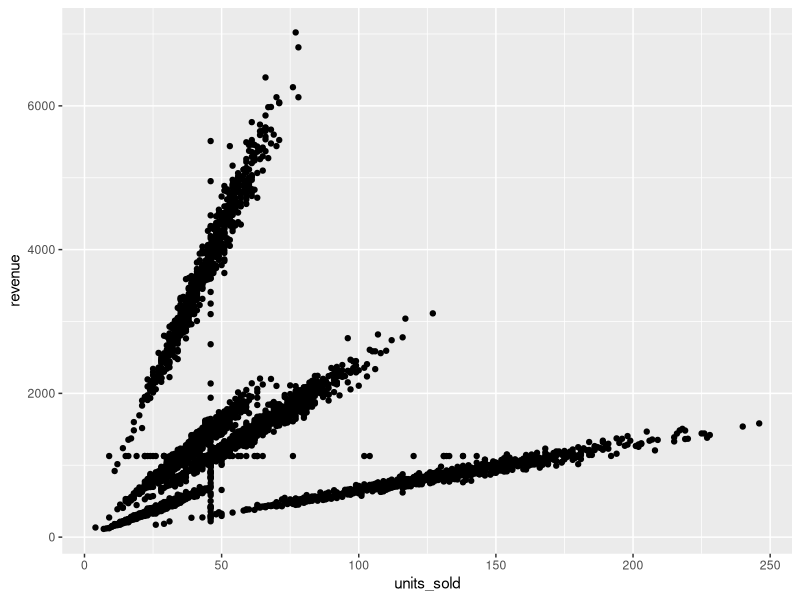
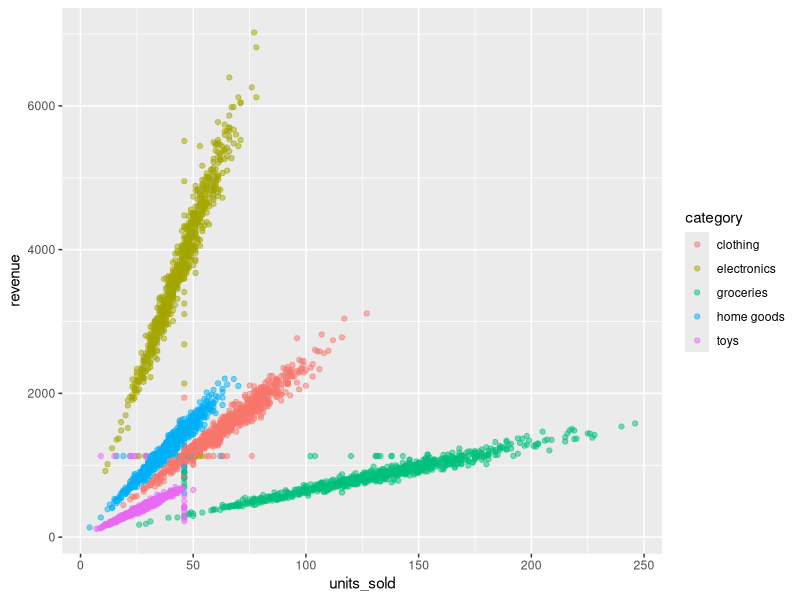
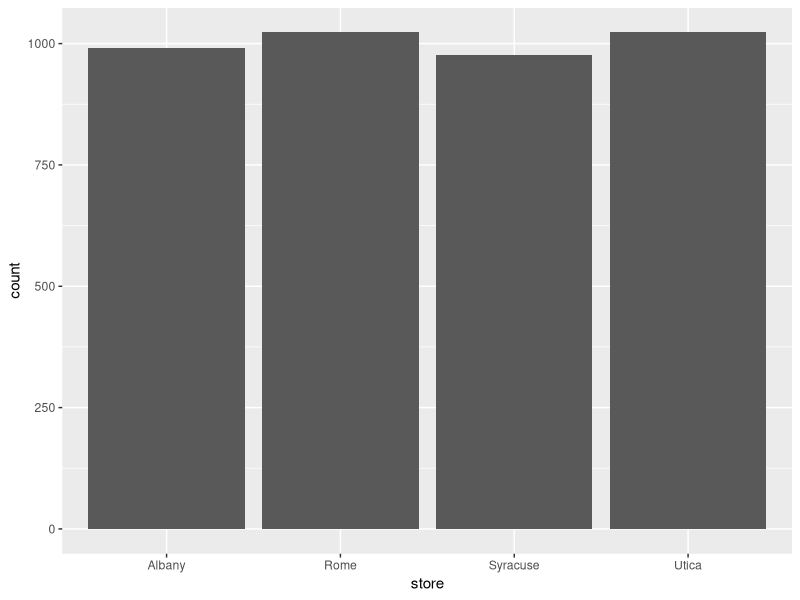
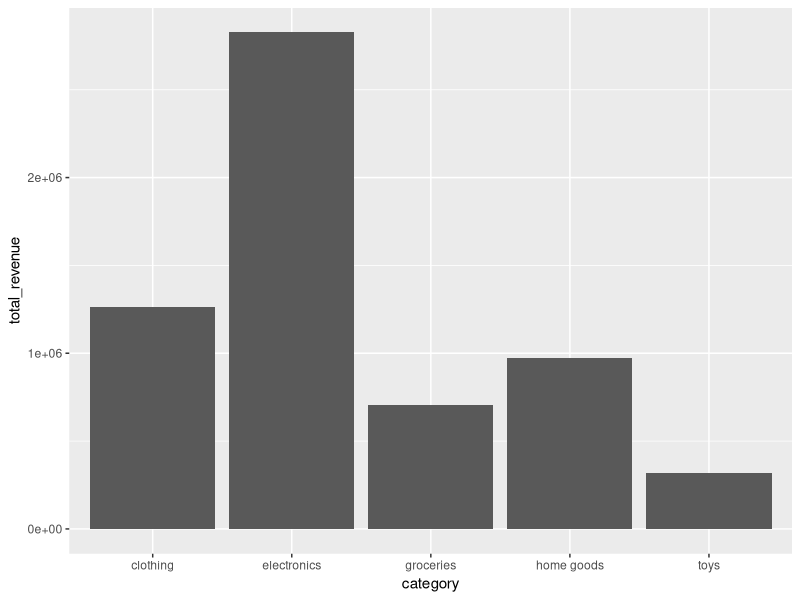
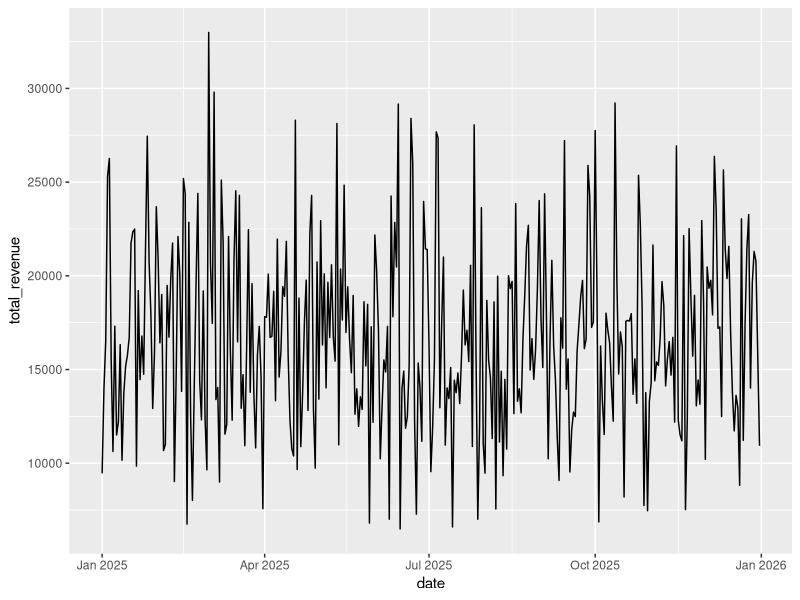
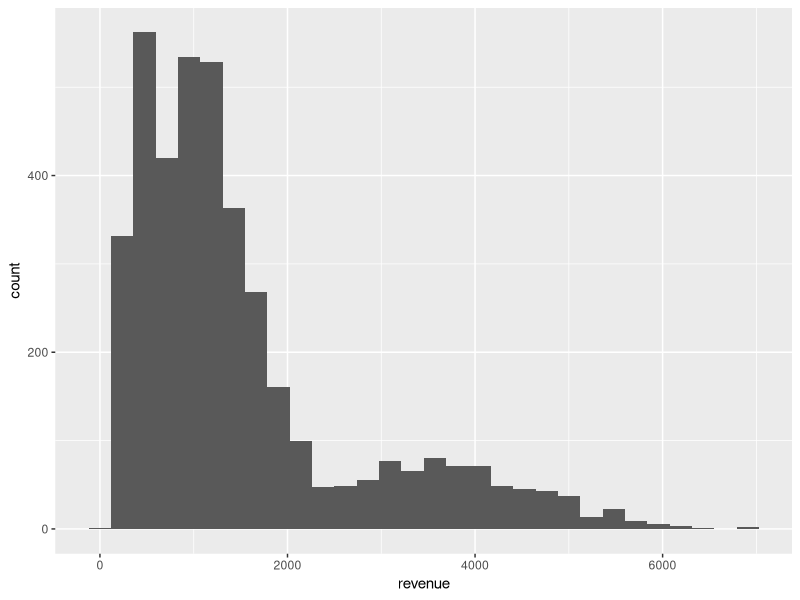
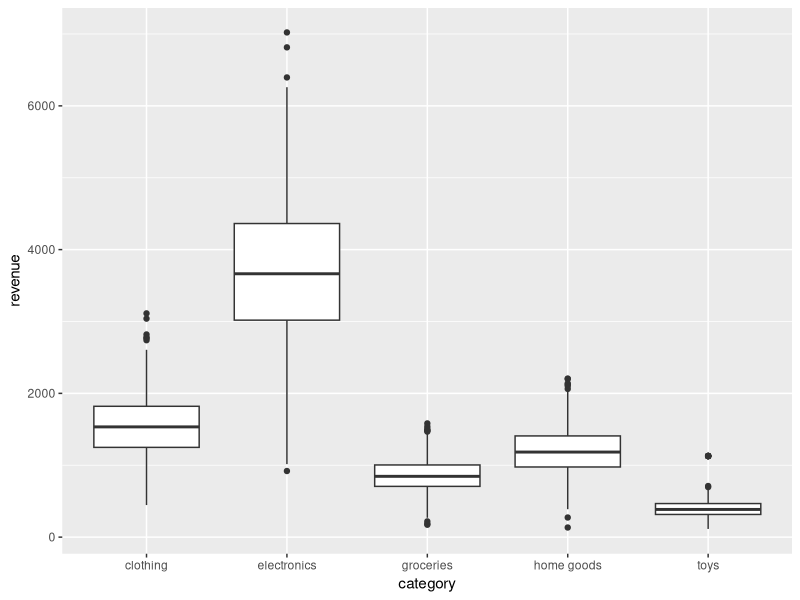
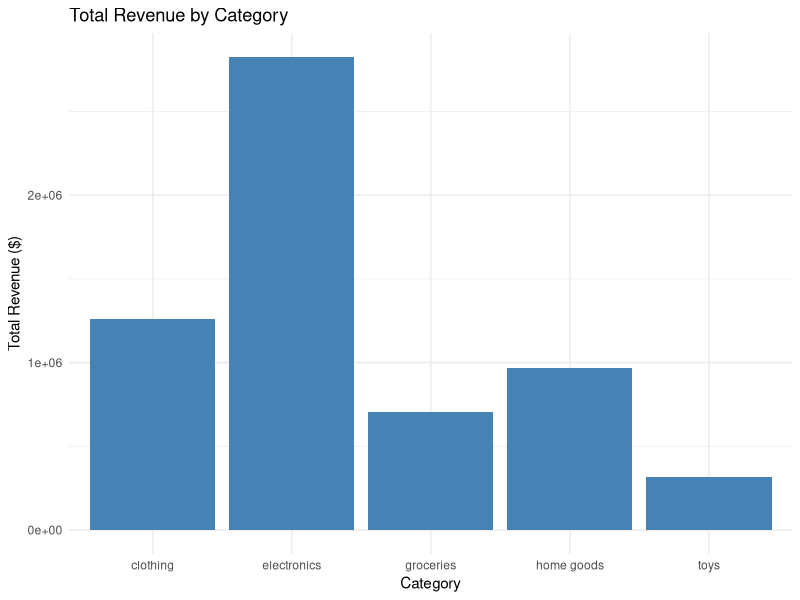

The R script that drew these images, in order:
# ============================================================================
# DSA 504 -- Class 21: R Visualization with ggplot2
# Date: Monday, Nov 16
# Reading: R for Data Science 
# ============================================================================
#
# Classes 8 and 9 covered matplotlib and seaborn. Today covers ggplot2 --
# tidyverse's visualization tool, and the most distinctive part of R's data
# ecosystem. The charts will be familiar (scatter, bar, line, histogram,
# box plot); the SYNTAX is a genuinely different way of thinking about
# building a plot, which is worth slowing down for.
#
# Learning goals -- by the end of this file, you will be able to:
#   - Explain ggplot2's "grammar of graphics" -- building a plot by adding
#     layers, instead of calling one function with many arguments
#   - Create scatter plots, bar/column charts, line charts, histograms, and
#     box plots with the appropriate geom_*() function
#   - Map a variable to color or fill, customize titles/labels with labs(),
#     and apply a theme
#   - Use facet_wrap() to create small multiples -- one subplot per group,
#     automatically
#   - Save a plot to a file with ggsave()
#
# HOW TO USE THIS FILE: run it top to bottom in RStudio. Place your cursor
# on any line and press Ctrl+Enter (Windows/Linux) or Cmd+Enter (Mac) to run
# just that line, or highlight a block and run it all at once. Every single
# chart below has actually been rendered and visually confirmed correct,
# not just written to look plausible.
#
# Make sure retail_sales_clean.csv (the same file from Classes 4 onward) is
# in the same folder as this script.

library(tidyverse)

sales <- read_csv("Class19_retail_sales_clean.csv")


# ============================================================================
# 1. The Grammar of Graphics -- How ggplot2 Thinks
# ============================================================================
#
# matplotlib/seaborn build a chart by calling one function with many
# arguments: sns.boxplot(data=sales, x="category", y="revenue", ...).
#
# ggplot2 builds a chart by ADDING layers together with +, starting from a
# base and stacking pieces on top of it:
#   1. ggplot(data, aes(...))  -- the base: which data, which columns map
#      to which part of the chart (aes = "aesthetic mapping")
#   2. + geom_*()              -- a layer: WHAT to draw (points, bars, a
#      line, etc.)
#   3. + labs(), + theme(), etc. -- optional layers: titles, colors, styling
#
# This might feel like more typing for a simple chart, but it means you can
# build up a complex chart piece by piece, and swap one geom_*() for
# another while keeping everything else the same -- which you'll feel the
# benefit of as these examples go on.


# ============================================================================
# 2. Scatter Plots -- geom_point()
# ============================================================================

ggplot(sales, aes(x = units_sold, y = revenue)) +
  geom_point()
# Output: a scatter plot, units_sold on the x-axis, revenue on the y-axis.
# aes(x = ..., y = ...) says WHICH columns go where; geom_point() says
# "draw this as points." Compare to matplotlib:
#   ax.scatter(sales["units_sold"], sales["revenue"])
# Same chart, same two columns -- ggplot2 just names the columns once,
# inside aes(), rather than passing each one as a separate argument.

# --- Mapping a variable to color ---
ggplot(sales, aes(x = units_sold, y = revenue, color = category)) +
  geom_point(alpha = 0.5)
# Output: the same scatter plot, now with points colored by category, and
# a legend added automatically. Each category traces its own distinct
# diagonal line (different categories have different typical prices per
# unit) -- something that's much harder to see without the color mapping.
# alpha = 0.5 makes points semi-transparent, the same idea as Class 8's
# matplotlib alpha argument, useful when points overlap heavily.


# ============================================================================
# 3. Bar and Column Charts -- geom_bar() vs. geom_col()
# ============================================================================
#
# This is a common early mix-up: geom_bar() and geom_col() look similar but
# do different jobs.

# --- geom_bar(): counts rows automatically -- no y needed ---
ggplot(sales, aes(x = store)) +
  geom_bar()
# Output: a bar per store, with height equal to how many ROWS have that
# store -- geom_bar() counts for you. You never gave it a y value, because
# counting IS the point of geom_bar().

# --- geom_col(): plots a value you already computed -- y is required ---
category_totals <- sales |> group_by(category) |> summarise(total_revenue = sum(revenue))
ggplot(category_totals, aes(x = category, y = total_revenue)) +
  geom_col()
# Output: a bar per category, with height equal to total_revenue -- a
# number we already calculated with group_by()+summarise() in Class 20.
# geom_col() expects you to supply the height yourself; it does no
# counting or summarizing on its own. Rule of thumb: if your data is
# already one row per bar with the height you want, use geom_col(). If
# you want ggplot2 to count raw rows for you, use geom_bar().


# ============================================================================
# 4. Line Charts -- geom_line()
# ============================================================================

daily_totals <- sales |> group_by(date) |> summarise(total_revenue = sum(revenue))
ggplot(daily_totals, aes(x = date, y = total_revenue)) +
  geom_line()
# Output: daily total revenue across the whole year -- the direct
# equivalent of Class 8's matplotlib line chart of the same data. Line
# charts need the x-axis to already be in order (here, by date), unlike
# bar/scatter, which don't care about row order.


# ============================================================================
# 5. Histograms -- geom_histogram()
# ============================================================================

ggplot(sales, aes(x = revenue)) +
  geom_histogram(bins = 30)
# Output: the distribution of revenue across all 4,014 transactions.
# bins = 30 controls how many bars the range gets split into -- same idea,
# same gotcha, as matplotlib's bins argument from Class 8: too few bins
# hides real structure, too many makes the shape noisy.


# ============================================================================
# 6. Box Plots -- geom_boxplot()
# ============================================================================

ggplot(sales, aes(x = category, y = revenue)) +
  geom_boxplot()
# Output: one box per category, showing the spread of revenue within each.
# Electronics clearly has the highest median AND the widest spread --
# matching exactly what Class 9's seaborn box plot of this same data
# showed. Same data, same conclusion, a third syntax.


# ============================================================================
# 7. Customizing a Chart -- labs(), theme(), and fill
# ============================================================================

ggplot(category_totals, aes(x = category, y = total_revenue)) +
  geom_col(fill = "steelblue") +
  labs(title = "Total Revenue by Category", x = "Category", y = "Total Revenue ($)") +
  theme_minimal()
# Output: the same bar chart as Section 3, now with a single solid color,
# a real title, cleaner axis labels, and theme_minimal() stripping away
# the default gray background grid. labs() is the direct equivalent of
# matplotlib's ax.set_title()/set_xlabel()/set_ylabel(), just combined
# into one call instead of three.

# --- Mapping fill to a variable, instead of setting one fixed color ---
ggplot(category_totals, aes(x = category, y = total_revenue, fill = category)) +
  geom_col() +
  labs(title = "Total Revenue by Category") +
  theme(legend.position = "none")
# Output: each bar gets its own color automatically, one per category.
# Note the difference from Section 2's color = category: for bars, you
# usually want fill (the inside of the shape), while color controls just
# the outline. theme(legend.position = "none") removes the legend here,
# since the category names are already shown directly under each bar --
# keeping it would just repeat the same information twice.


# ============================================================================
# 8. Faceting -- facet_wrap() for Small Multiples
# ============================================================================
#
# This is a genuinely new idea, not something Classes 8-9 covered directly:
# instead of coloring every group onto ONE chart, facet_wrap() draws a
# separate small subplot for each group automatically, all with matching
# axes so they're easy to compare side by side.

ggplot(sales, aes(x = units_sold, y = revenue)) +
  geom_point(alpha = 0.3) +
  facet_wrap(~ category)
# Output: 5 small scatter plots, one per category, arranged in a grid,
# each labeled with its category name. Compare this to Section 2's single
# color-coded scatter plot -- faceting trades "everything on one crowded
# chart" for "one clean chart per group," which is often easier to read
# once there are more than 2-3 groups to compare.


# ============================================================================
# 9. Saving a Plot -- ggsave()
# ============================================================================

my_chart <- ggplot(category_totals, aes(x = category, y = total_revenue)) +
  geom_col(fill = "darkgreen") +
  labs(title = "Total Revenue by Category")

ggsave("category_revenue_chart.png", my_chart, width = 6, height = 4)
# Saves the chart to a file called category_revenue_chart.png in your
# current folder, 6 inches wide by 4 inches tall. Note the pattern here:
# save the plot into a variable first (my_chart), THEN pass it to
# ggsave() -- this is different from matplotlib's fig.savefig(), which
# saves "whatever was drawn most recently" without needing a named
# variable, but the end result (a saved image file) is the same idea.


# ############################################################################
# GUIDED PRACTICE
# ############################################################################
#
# Work through these yourself before looking at the solutions further down.
# Each one has been tested and confirmed correct.

# --- Exercise 1 -- A basic bar chart with labs() ---
# Compute total revenue per store (group_by + summarise), then create a
# bar chart (geom_col()) with a title and a y-axis label.

# YOUR CODE HERE:
store_totals <- sales |> 
  group_by(store) |> 
  summarise(total_revenue = sum(revenue))


ggplot(store_totals, aes(x = store, y = total_revenue)) +
  geom_col() + geom_col(fill = "yellow") +
  labs(title = "Total Revenue by Store", x = "Store", y = "Total Revenue ($)")


# --- Exercise 2 -- Combining dplyr and ggplot2 in one pipe ---
# Using a single pipe starting from sales, filter down to just the
# "electronics" and "clothing" categories, then pipe the result directly
# into ggplot() to create a box plot of revenue by category. (Hint: a
# dplyr pipe can feed directly into ggplot(), without needing to save an
# intermediate variable first.)

# YOUR CODE HERE:
sales |> 
  filter(category %in% c("electronics", "clothing")) |> 
  ggplot(aes(x = category, y = revenue)) +
  geom_boxplot() +
  labs(title = "Revenue: Electronics vs. Clothing", x = "Category", y = "Revenue ($)")


# --- Exercise 3 -- Monthly line chart ---
# Using mutate() with floor_date(date, "month") (from the lubridate
# package, loaded automatically with tidyverse), group the data into
# months, compute total revenue per month, and create a line chart.

# YOUR CODE HERE:
monthly_totals <- sales |> 
  mutate(month = floor_date(date, "month")) |> 
  group_by(month) |> 
  summarise(total_revenue = sum(revenue))

ggplot(monthly_totals, aes(x = month, y = total_revenue)) +
  geom_line(color = "red", linewidth = 1) +
  labs(title = "Monthly Total Revenue", x = "Month", y = "Total Revenue ($)")


# --- Exercise 4 -- Faceted histogram ---
# Create a histogram of units_sold, faceted by category so each category
# gets its own small histogram.

# YOUR CODE HERE:
ggplot(sales, aes(x = units_sold)) +
  geom_histogram(bins = 30, fill = "brown", color = "white") +
  facet_wrap(~ category) +
  labs(title = "Distribution of Units Sold by Category", x = "Units Sold", y = "Count")


# --- Exercise 5 (stretch) -- Fully customized chart ---
# Create a box plot of revenue by store, with fill mapped to store, a
# real title, no legend (since store names already show on the x-axis),
# and theme_minimal() applied.

# YOUR CODE HERE:
ggplot(sales, aes(x = store, y = revenue, fill = store)) +
  geom_boxplot() +
  labs(title = "Revenue Distribution Across Stores", x = "Store", y = "Revenue ($)") +
  theme_minimal() +
  theme(legend.position = "none")


# ############################################################################
# SOLUTIONS
# ############################################################################
#
# Try each exercise yourself first. These have been tested and confirmed
# correct.

# --- Solution -- Exercise 1 ---
store_totals <- sales |> group_by(store) |> summarise(total_revenue = sum(revenue))

ggplot(store_totals, aes(x = store, y = total_revenue)) +
  geom_col(fill = "darkgreen") +
  labs(title = "Total Revenue by Store", y = "Total Revenue ($)")

# --- Solution -- Exercise 2 ---
sales |>
  filter(category %in% c("electronics", "clothing")) |>
  ggplot(aes(x = category, y = revenue)) +
  geom_boxplot()

# --- Solution -- Exercise 3 ---
monthly <- sales |> mutate(month = floor_date(date, "month")) |> group_by(month) |> summarise(total_revenue = sum(revenue))
ggplot(monthly, aes(x = month, y = total_revenue)) +
  geom_line() +
  geom_point()
# (12 months of data; totals range roughly from $461k to $550k per month)

# --- Solution -- Exercise 4 ---
ggplot(sales, aes(x = units_sold)) +
  geom_histogram(bins = 20) +
  facet_wrap(~ category)

# --- Solution -- Exercise 5 ---
ggplot(sales, aes(x = store, y = revenue, fill = store)) +
  geom_boxplot() +
  labs(title = "Revenue Distribution by Store") +
  theme_minimal() +
  theme(legend.position = "none")


# ============================================================================
# WRAP-UP
# ============================================================================
#
# Recap: the grammar of graphics (ggplot() + aes() + geom_*(), built by
# adding layers with +); geom_point() for scatter plots, including mapping
# a variable to color; geom_bar() (auto-counts) vs. geom_col() (plots a
# value you supply) -- a common early mix-up; geom_line() for trends over
# time; geom_histogram() for distributions; geom_boxplot() for comparing
# spread across groups; labs()/theme()/fill for customization; facet_wrap()
# for small multiples; and ggsave() for saving a chart to a file.
#
# Common mistakes to watch for:
#   - Using geom_bar() when you already have a computed total -- it will
#     try to COUNT your already-summarized rows instead of plotting the
#     value you wanted, producing a chart of height "1" for everything
#   - Using color instead of fill for a bar/column/box chart -- color
#     changes just the outline, which can look like nothing happened
#   - Forgetting that a dplyr pipe (|>) can flow directly into ggplot() --
#     you don't need to save an intermediate variable first (see
#     Exercise 2)
#   - Forgetting the + between ggplot2 layers -- unlike the |> pipe used
#     everywhere else in R this semester, ggplot2 layers are joined with a
#     plain +, which is easy to mix up
#
# Before next class (Nov 18): Class 22 covers reproducible reporting with
# Quarto/R Markdown -- turning an R script like this one into a shareable,
# formatted report. HW6 is assigned that day.
